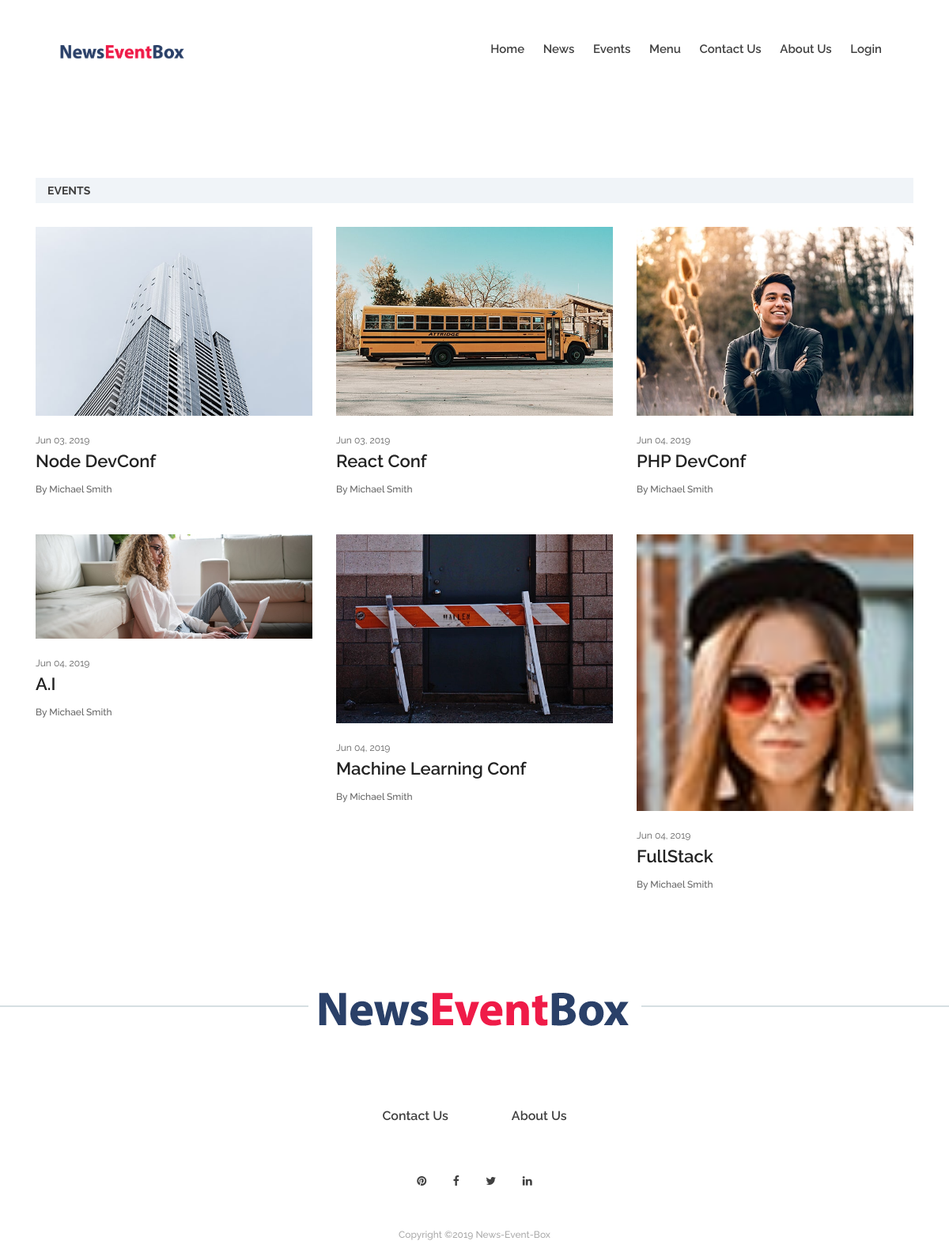
Screenshot of /events.php with the database file from the repository.
### tables this page shows
CREATE TABLE `events` (
  `id` int(11) NOT NULL AUTO_INCREMENT,
  `title` varchar(100) NOT NULL,
  `location` varchar(50) NOT NULL,
  `description` varchar(100) NOT NULL,
  `display_status` tinyint(1) NOT NULL DEFAULT '0',
  `date` datetime NOT NULL DEFAULT CURRENT_TIMESTAMP,
  PRIMARY KEY (`id`)
);

### includes/event.php (called while the page is built, shortened)
<?php
require_once 'database.php';
class Event {
	protected static $tablename = 'events';
	public static function findByDisplayStatus($status = 1) {
		$sql = "SELECT * FROM " .self::$tablename ." WHERE display_status = {$status}";
		return self::findBySql($sql);
	}
 	public static function findBySql($sql='') {
		global $database;
		$result = $database->query($sql);
		$objectArray = array();
		while ($row = $database->fetchArray($result)) {
			$objectArray[] = self::instantiate($row);
		}
		return $objectArray;
	}
	private static function instantiate($record) {
		$object = new self;
		foreach ($record as $attribute => $value) {
			if ($object->hasAttribute($attribute)) {
				$object->$attribute = $value;
			}
		}
		return $object;
	}
	private function hasAttribute($attribute) {
		$objectVars = get_object_vars($this);
		return array_key_exists($attribute, $objectVars);
	}
}
?>

### includes/database.php (called while the page is built, shortened)
<?php
class MySQLDatabase {
	private $connection;
	public function openConnection() {
		$this->connection = mysqli_connect(DB_SERVER, DB_USER, DB_PASSWORD, DB_NAME);
	}
	public function query($sql) {
		$result = mysqli_query($this->connection, $sql);
		return $result;
	}
	public function fetchArray($result) {
		return mysqli_fetch_array($result);
	}
}
$database = new MySQLDatabase();
?>

### public/events.php (the view, shortened to what this page needs)
<?php
  require_once '../includes/database.php';
  require_once '../includes/event.php';
  $eventResult = Event::findByDisplayStatus();
?>
<?php require_once '../includes/layouts/header.php' ?>
  <section class="intro-news-area section-padding-100-0 mb-70">
    <div class="container">
      <div class="row justify-content-center">
        <div class="col-12 col-lg-12">
          <div class="intro-news-tab">
            <div class="intro-news-filter d-flex justify-content-between">
              <h6>Events</h6>
            </div>
            <div class="tab-content" id="nav-tabContent">
              <div class="tab-pane fade show active" id="nav-1" role="tabpanel" aria-labelledby="nav1">
                <div class="row">
                  <?php
                    for ($i=0; $i < 6; $i++) {
                      $formatedDate = new DateTime($eventResult[$i]->date);
                      $imageNumber = rand(1, 35);
                      echo '<div class="col-12 col-sm-6 col-lg-4">';
                      echo '<div class="single-blog-post style-2 mb-5">';
                      echo '<div class="blog-thumbnail">';
                      echo '    <a href="#"><img src="../public/assets/img/bg-img/'.$imageNumber.'.jpg" alt=""></a>';
                      echo '</div>';
                      echo '<div class="blog-content">';
                      echo '<span class="post-date">'. $formatedDate->format(('M d, Y')) .'</span>';
                      echo '<a href="#" class="post-title">'. $eventResult[$i]->title .'</a>';
                      echo '<a href="#" class="post-author">By Michael Smith</a>';
                      echo '</div>';
                      echo '</div>';
                      echo '</div>';
                    }
                  ?>
                </div>
              </div>
            </div>
          </div>
        </div>
      </div>
    </div>
  </section>
<?php include_once '../includes/layouts/footer.php' ?>

### public/assets/css/style.css (style rules this page uses)
* { margin: 0; padding: 0; }
body { font-family: "Raleway", sans-serif; font-size: 14px; }
h1, h2, h3, h4, h5, h6 { font-family: "Raleway", sans-serif; color: #000000; line-height: 1.3; font-weight: 700; }
a, a:hover, a:focus { -webkit-transition-duration: 500ms; transition-duration: 500ms; text-decoration: none; outline: 0 solid transparent; color: #000000; font-weight: 600; font-size: 16px; font-family: "Raleway", sans-serif; }
img { height: auto; max-width: 100%; }
.mb-70 { margin-bottom: 70px !important; }
.section-padding-100-0 { padding-top: 100px; padding-bottom: 0; }
.single-blog-post { position: relative; z-index: 1; overflow: hidden; -webkit-transition-duration: 500ms; transition-duration: 500ms; }
.single-blog-post.style-2 .blog-thumbnail { margin-bottom: 20px; }
.single-blog-post.style-2 .blog-thumbnail img { width: 100%; }
.single-blog-post.style-2 .blog-content { position: relative; z-index: 1; }
.single-blog-post.style-2 .blog-content .post-date { font-size: 12px; color: #636363; margin-bottom: 10px; }
.single-blog-post.style-2 .blog-content .post-title { display: block; font-weight: 600; font-size: 22px; margin-bottom: 10px; color: #232323; }
.single-blog-post.style-2 .blog-content .post-author { display: block; font-size: 12px; color: #636363; font-weight: 500; -webkit-transition-duration: 500ms; transition-duration: 500ms; }
.intro-news-filter { position: relative; z-index: 1; margin-bottom: 30px; height: 32px; background-color: #f0f4f8; }
.intro-news-filter h6 { font-size: 14px; margin-bottom: 0; line-height: 32px; color: #404040; text-transform: uppercase; padding-left: 15px; }

### public/assets/css/classy-nav.css (style rules this page uses)
* { margin: 0; padding: 0; }
body { font-family: "Roboto", sans-serif; }
img { height: auto; max-width: 100%; }
.justify-content-between { -webkit-box-pack: justify; -ms-flex-pack: justify; justify-content: space-between; }
.justify-content-center { -webkit-box-pack: center; -ms-flex-pack: center; justify-content: center; }

### rows the page displays
events: shows a picture, date "Jun 03, 2019", title "Node DevConf"
events: shows a picture, date "Jun 03, 2019", title "React Conf"
events: shows a picture, date "Jun 04, 2019", title "PHP DevConf"
events: shows a picture, date "Jun 04, 2019", title "A.I"
events: shows a picture, date "Jun 04, 2019", title "Machine Learning Conf"
events: shows a picture, date "Jun 04, 2019", title "FullStack"
